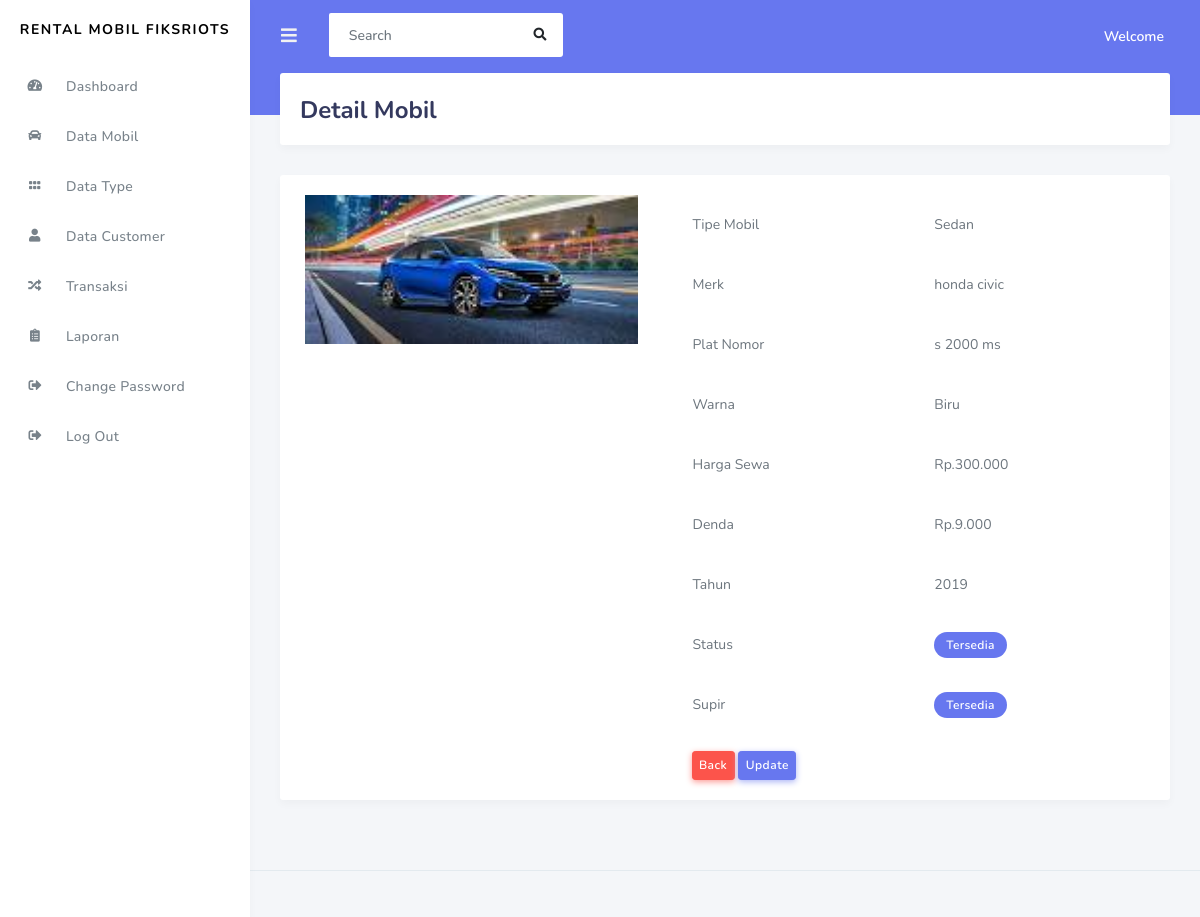
Page /admin/data_mobil/detail_mobil/6 on the committed database.
### tables this page shows
CREATE TABLE IF NOT EXISTS `mobil` (
`id_mobil` int(11) NOT NULL,
  `kode_type` varchar(120) NOT NULL,
  `merk` varchar(120) NOT NULL,
  `no_plat` varchar(20) NOT NULL,
  `warna` varchar(20) NOT NULL,
  `tahun` varchar(4) NOT NULL,
  `status` varchar(50) NOT NULL,
  `harga` int(11) NOT NULL,
  `denda` int(11) NOT NULL,
  `supir` int(11) NOT NULL,
  `gambar` varchar(255) NOT NULL
);

### application/controllers/admin/Data_mobil.php (called while the page is built, shortened)
 <?php
class Data_mobil extends CI_Controller
{
	public function detail_mobil($id)
	{
		$data['detail'] = $this->rental_model->ambil_id_mobil($id);
		$this->load->view('templates_admin/header');
		$this->load->view('templates_admin/sidebar');
		$this->load->view('admin/detail_mobil',$data);
		$this->load->view('templates_admin/footer');
	}
}
 ?>

### index.php (called while the page is built, shortened)
<?php
require_once BASEPATH.'core/CodeIgniter.php';

### application/models/Rental_model.php (called while the page is built, shortened)
<?php
class Rental_model extends CI_Model
{
	public function ambil_id_mobil($id)
	{
		$hasil= $this->db->where('id_mobil',$id)->get('mobil');
		if($hasil->num_rows() > 0)
		{
			return $hasil->result();
		}else{
			return false;
		}
	}
}
 ?>

### application/views/admin/detail_mobil.php (the view)
 <div class="main-content">
    <section class="section">
          <div class="section-header">
            <h1>Detail Mobil</h1>
          </div>
    </section>
    <?php foreach ($detail as $dt) : ?>
          <div class="card">
               <div class="card-body">
                    <div class="row">
                         <div class="col-md-5">
                              <img style="width: 100%"src="<?php echo base_url().'assets/upload/'.$dt->gambar ?>">
                         </div>
                         <div class="col-md-7">
                              <table class="table">
                                   <tr>
                                        <td>Tipe Mobil</td>
                                        <td>
                                        <?php if($dt->kode_type == "SDN"){
                                             echo "Sedan";
                                        }elseif ($dt->kode_type == "HTB") {
                                             echo "Hatchback";
                                        }elseif($dt->kode_type == "MPV"){
                                             echo "Multi Purpose Vechile";
                                        }else{
                                             echo "<span class='text-danger'>Type mobil belum terdaftar</span>";
                                        }
                                         ?>
                                        </td>
                                   </tr>
                                   <tr>
                                     <td>Merk</td>
                                     <td> <?php echo $dt->merk ?> </td>
                                   </tr>
                                   <tr>
                                     <td>Plat Nomor</td>
                                     <td> <?php echo $dt->no_plat ?> </td>
                                   </tr>
                                   <tr>
                                     <td>Warna</td>
                                     <td> <?php echo $dt->warna ?> </td>
                                   </tr>
                                   <tr>
                                     <td>Harga Sewa</td>
                                     <td> Rp.<?php echo number_format($dt->harga,0,',','.') ?> </td>
                                   </tr>
                                   <tr>
                                     <td>Denda</td>
                                     <td> Rp.<?php echo number_format($dt->denda,0,',','.') ?> </td>
                                   </tr>
                                   <tr>
                                     <td>Tahun</td>
                                     <td> <?php echo $dt->tahun ?> </td>
                                   </tr>
                                   <tr>
                                     <td>Status</td>
                                     <td>
                                       <?php
                                          if($dt->status=="0"){
                                            echo "<span class='badge badge-danger'>Tidak Tersedia</span>";
                                          }else{
                                            echo "<span class='badge badge-primary'>Tersedia</span>";
                                          }
                                        ?>
                                     </td>
                                   </tr>
                                   <tr>
                                     <td>Supir</td>
                                     <td>
                                       <?php
                                          if($dt->supir=="0"){
                                            echo "<span class='badge badge-danger'>Tidak Tersedia</span>";
                                          }else{
                                            echo "<span class='badge badge-primary'>Tersedia</span>";
                                          }
                                        ?>
                                     </td>
                                   </tr>
                              </table>
                              <a class="btn btn-sm btn-danger ml-4" href="<?php echo base_url('admin/data_mobil') ?>">Back</a>
                              <a class="btn btn-sm btn-primary" href="<?php echo base_url('admin/data_mobil/update_mobil/'.$dt->id_mobil) ?>">Update</a>
                         </div>
                    </div>
               </div>
          </div>
    <?php endforeach; ?>
</div>

### rows in the picture
mobil: gambar (picture), shows "Sedan", merk "honda civic", no_plat "s 2000 ms", warna "Biru", harga "300.000", denda "9.000", tahun "2019", status "Tersedia", supir "Tersedia"
